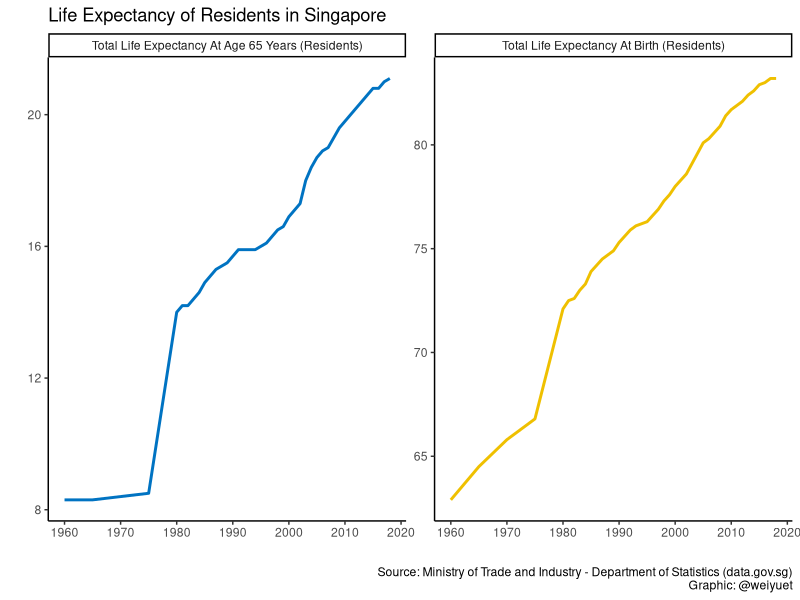
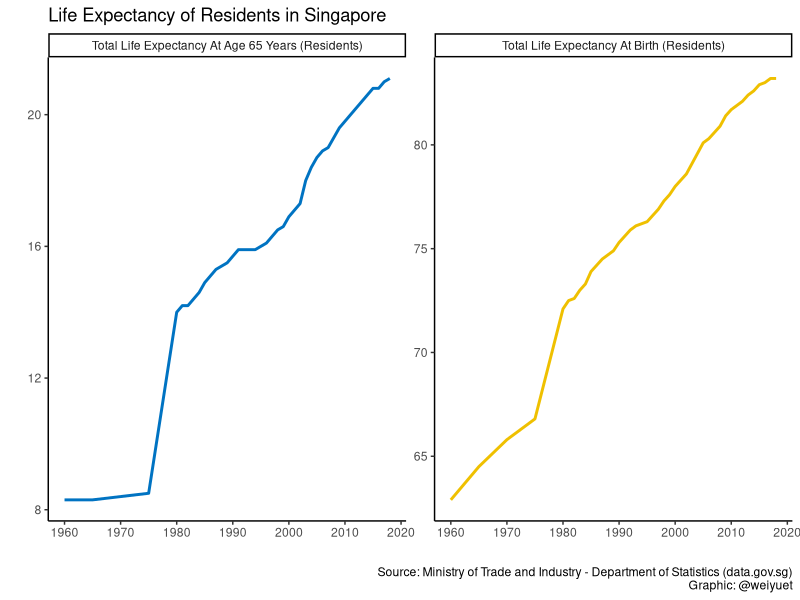

Source code (R) for these figures, in order:
# Setup
library(tidyverse)
library(scales)
library(ggsci)

# Load data
life_expectancy <- read_csv('data/life-expectancy-by-sex-annual/life-expectancy-at-birth-and-age-65-years.csv')

# Plot data
life_expectancy %>% 
  ggplot(aes(x = year, y = value, colour = level_1)) +
  geom_line(size = 1) +
  facet_wrap(~level_1, scales = 'free_y') +
  scale_x_continuous(breaks = seq(1960, 2020, 10)) +
  scale_colour_jco() +
  theme_classic() +
  theme(legend.title = element_blank(),
        legend.position = 'none') +
  labs(x = '', y = '',
       title = 'Life Expectancy of Residents in Singapore',
       caption = 'Source: Ministry of Trade and Industry - Department of Statistics (data.gov.sg)\nGraphic: @weiyuet')

# Save png
ggsave('figures/life-expectancy.png', width = 6.5, height = 4.5)